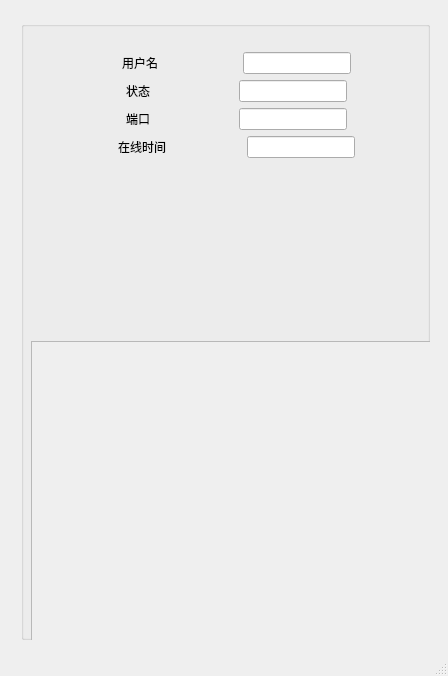
<?xml version="1.0" encoding="UTF-8"?>
<ui version="4.0">
 <class>MainWindow</class>
 <widget class="QMainWindow" name="MainWindow">
  <property name="geometry">
   <rect>
    <x>0</x>
    <y>0</y>
    <width>448</width>
    <height>676</height>
   </rect>
  </property>
  <property name="windowTitle">
   <string>MainWindow</string>
  </property>
  <widget class="QWidget" name="centralWidget">
   <widget class="QWidget" name="verticalLayoutWidget">
    <property name="geometry">
     <rect>
      <x>10</x>
      <y>10</y>
      <width>431</width>
      <height>641</height>
     </rect>
    </property>
    <layout class="QVBoxLayout" name="verticalLayout">
     <item>
      <widget class="QGroupBox" name="groupBox">
       <property name="title">
        <string/>
       </property>
       <widget class="QWidget" name="verticalLayoutWidget_2">
        <property name="geometry">
         <rect>
          <x>10</x>
          <y>20</y>
          <width>411</width>
          <height>291</height>
         </rect>
        </property>
        <layout class="QVBoxLayout" name="verticalLayout_2">
         <item>
          <layout class="QHBoxLayout" name="horizontalLayout">
           <item>
            <spacer name="horizontalSpacer_2">
             <property name="orientation">
              <enum>Qt::Horizontal</enum>
             </property>
             <property name="sizeHint" stdset="0">
              <size>
               <width>40</width>
               <height>20</height>
              </size>
             </property>
            </spacer>
           </item>
           <item>
            <widget class="QLabel" name="label">
             <property name="text">
              <string>用户名</string>
             </property>
            </widget>
           </item>
           <item>
            <spacer name="horizontalSpacer">
             <property name="orientation">
              <enum>Qt::Horizontal</enum>
             </property>
             <property name="sizeHint" stdset="0">
              <size>
               <width>40</width>
               <height>20</height>
              </size>
             </property>
            </spacer>
           </item>
           <item>
            <widget class="QLineEdit" name="lineEdit"/>
           </item>
           <item>
            <spacer name="horizontalSpacer_3">
             <property name="orientation">
              <enum>Qt::Horizontal</enum>
             </property>
             <property name="sizeHint" stdset="0">
              <size>
               <width>40</width>
               <height>20</height>
              </size>
             </property>
            </spacer>
           </item>
          </layout>
         </item>
         <item>
          <layout class="QHBoxLayout" name="horizontalLayout_3">
           <item>
            <spacer name="horizontalSpacer_4">
             <property name="orientation">
              <enum>Qt::Horizontal</enum>
             </property>
             <property name="sizeHint" stdset="0">
              <size>
               <width>40</width>
               <height>20</height>
              </size>
             </property>
            </spacer>
           </item>
           <item>
            <widget class="QLabel" name="label_2">
             <property name="text">
              <string>状态</string>
             </property>
            </widget>
           </item>
           <item>
            <spacer name="horizontalSpacer_5">
             <property name="orientation">
              <enum>Qt::Horizontal</enum>
             </property>
             <property name="sizeHint" stdset="0">
              <size>
               <width>40</width>
               <height>20</height>
              </size>
             </property>
            </spacer>
           </item>
           <item>
            <widget class="QLineEdit" name="lineEdit_3"/>
           </item>
           <item>
            <spacer name="horizontalSpacer_6">
             <property name="orientation">
              <enum>Qt::Horizontal</enum>
             </property>
             <property name="sizeHint" stdset="0">
              <size>
               <width>40</width>
               <height>20</height>
              </size>
             </property>
            </spacer>
           </item>
          </layout>
         </item>
         <item>
          <layout class="QHBoxLayout" name="horizontalLayout_4">
           <item>
            <spacer name="horizontalSpacer_7">
             <property name="orientation">
              <enum>Qt::Horizontal</enum>
             </property>
             <property name="sizeHint" stdset="0">
              <size>
               <width>40</width>
               <height>20</height>
              </size>
             </property>
            </spacer>
           </item>
           <item>
            <widget class="QLabel" name="label_3">
             <property name="text">
              <string>端口</string>
             </property>
            </widget>
           </item>
           <item>
            <spacer name="horizontalSpacer_8">
             <property name="orientation">
              <enum>Qt::Horizontal</enum>
             </property>
             <property name="sizeHint" stdset="0">
              <size>
               <width>40</width>
               <height>20</height>
              </size>
             </property>
            </spacer>
           </item>
           <item>
            <widget class="QLineEdit" name="lineEdit_4"/>
           </item>
           <item>
            <spacer name="horizontalSpacer_9">
             <property name="orientation">
              <enum>Qt::Horizontal</enum>
             </property>
             <property name="sizeHint" stdset="0">
              <size>
               <width>40</width>
               <height>20</height>
              </size>
             </property>
            </spacer>
           </item>
          </layout>
         </item>
         <item>
          <layout class="QHBoxLayout" name="horizontalLayout_5">
           <item>
            <spacer name="horizontalSpacer_10">
             <property name="orientation">
              <enum>Qt::Horizontal</enum>
             </property>
             <property name="sizeHint" stdset="0">
              <size>
               <width>40</width>
               <height>20</height>
              </size>
             </property>
            </spacer>
           </item>
           <item>
            <widget class="QLabel" name="label_4">
             <property name="text">
              <string>在线时间</string>
             </property>
            </widget>
           </item>
           <item>
            <spacer name="horizontalSpacer_11">
             <property name="orientation">
              <enum>Qt::Horizontal</enum>
             </property>
             <property name="sizeHint" stdset="0">
              <size>
               <width>40</width>
               <height>20</height>
              </size>
             </property>
            </spacer>
           </item>
           <item>
            <widget class="QLineEdit" name="lineEdit_5"/>
           </item>
           <item>
            <spacer name="horizontalSpacer_12">
             <property name="orientation">
              <enum>Qt::Horizontal</enum>
             </property>
             <property name="sizeHint" stdset="0">
              <size>
               <width>40</width>
               <height>20</height>
              </size>
             </property>
            </spacer>
           </item>
          </layout>
         </item>
         <item>
          <spacer name="verticalSpacer">
           <property name="orientation">
            <enum>Qt::Vertical</enum>
           </property>
           <property name="sizeHint" stdset="0">
            <size>
             <width>20</width>
             <height>40</height>
            </size>
           </property>
          </spacer>
         </item>
        </layout>
       </widget>
       <widget class="QScrollArea" name="scrollArea">
        <property name="geometry">
         <rect>
          <x>10</x>
          <y>320</y>
          <width>411</width>
          <height>311</height>
         </rect>
        </property>
        <property name="widgetResizable">
         <bool>true</bool>
        </property>
        <widget class="QWidget" name="scrollAreaWidgetContents_2">
         <property name="geometry">
          <rect>
           <x>0</x>
           <y>0</y>
           <width>409</width>
           <height>309</height>
          </rect>
         </property>
        </widget>
       </widget>
      </widget>
     </item>
    </layout>
   </widget>
  </widget>
  <widget class="QStatusBar" name="statusBar"/>
 </widget>
 <layoutdefault spacing="6" margin="11"/>
 <resources/>
 <connections/>
</ui>
